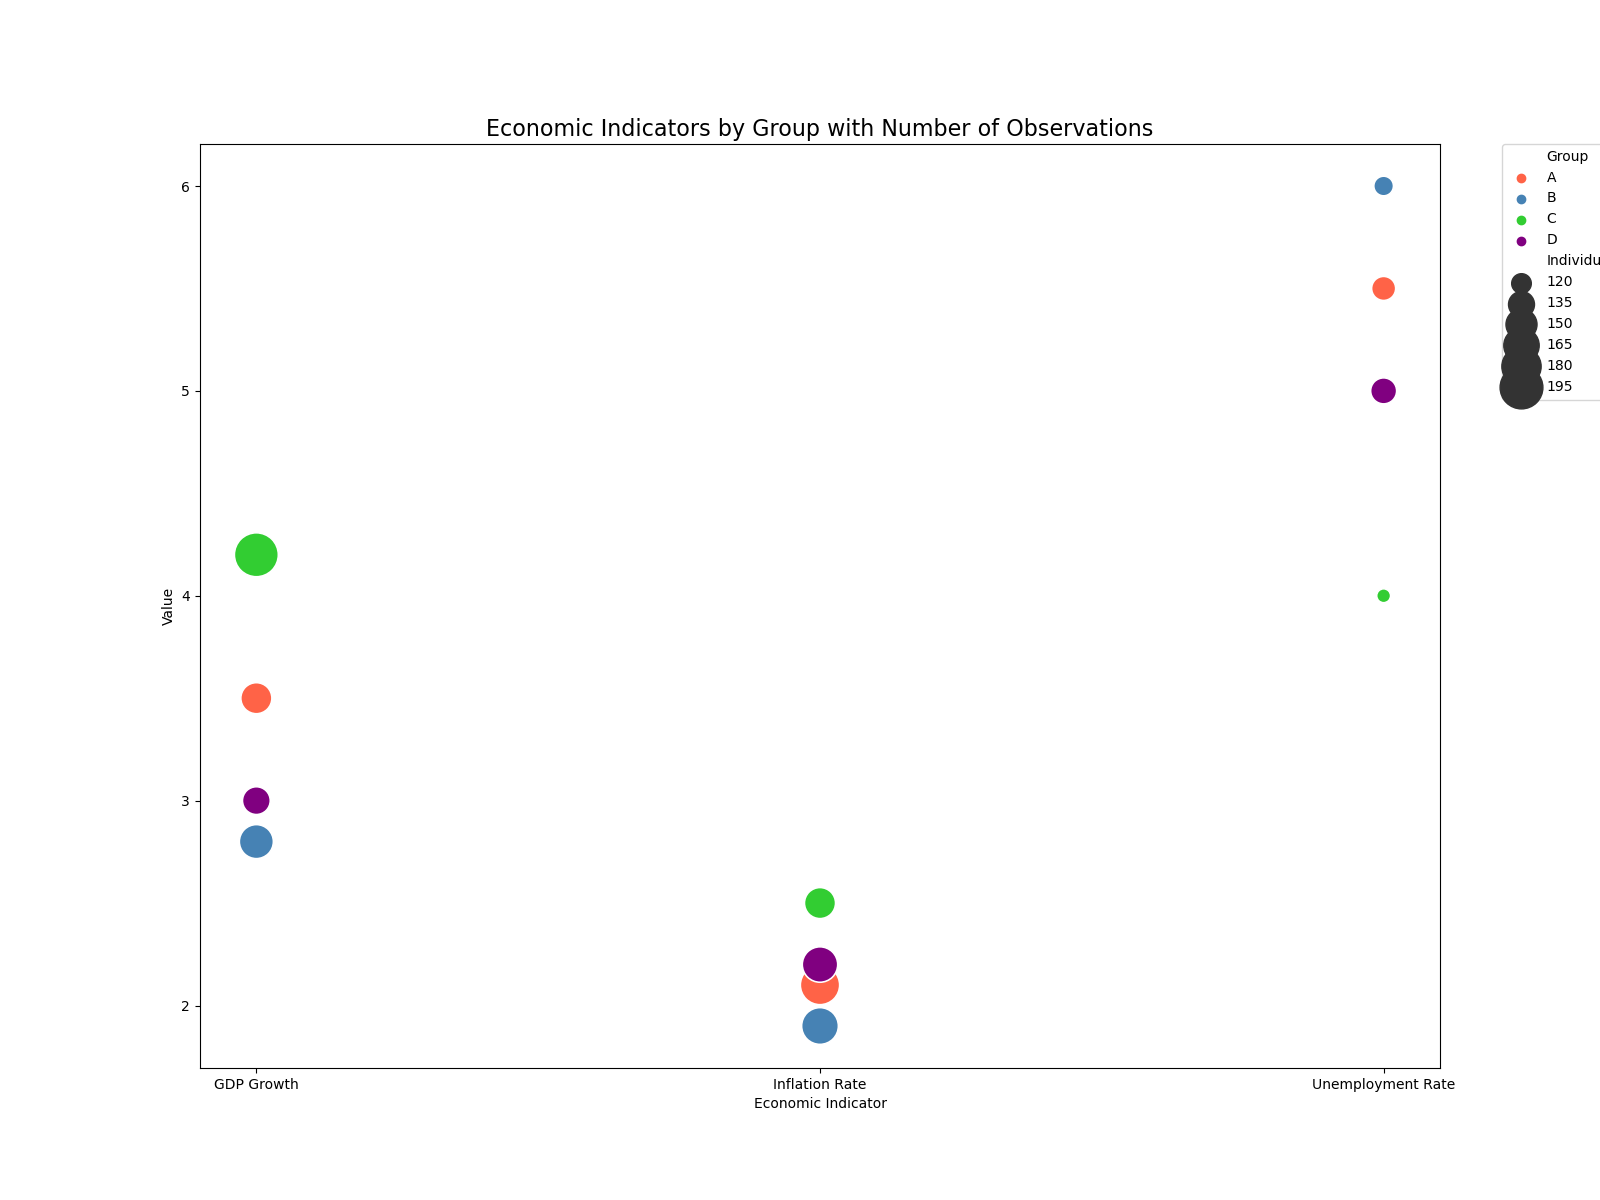

This chart was generated by the following Python code:

import seaborn as sns
import matplotlib.pyplot as plt
import pandas as pd

# Data points
data = {
    'Group': ['A', 'A', 'A', 'B', 'B', 'B', 'C', 'C', 'C', 'D', 'D', 'D'],
    'Indicator': ['GDP Growth', 'Inflation Rate', 'Unemployment Rate', 
                  'GDP Growth', 'Inflation Rate', 'Unemployment Rate',
                  'GDP Growth', 'Inflation Rate', 'Unemployment Rate', 
                  'GDP Growth', 'Inflation Rate', 'Unemployment Rate'],
    'Value': [3.5, 2.1, 5.5, 2.8, 1.9, 6.0, 4.2, 2.5, 4.0, 3.0, 2.2, 5.0],
    'Individuals': [150, 180, 130, 160, 170, 120, 200, 150, 110, 140, 165, 135]
}

# Create DataFrame
df = pd.DataFrame(data)

# Plotting
plt.figure(figsize=(16, 12))
bubble_plot = sns.scatterplot(data=df, x='Indicator', y='Value', size='Individuals',
                              sizes=(100, 1000), hue='Group',
                              palette=["#ff6347", "#4682b4", "#32cd32", "#800080"])

# Customizing the plot
bubble_plot.set_title('Economic Indicators by Group with Number of Observations', fontsize=16)
plt.legend(bbox_to_anchor=(1.05, 1), loc=2, borderaxespad=0.)
bubble_plot.set_xlabel("Economic Indicator")
bubble_plot.set_ylabel("Value")

# Show the plot
plt.show()
